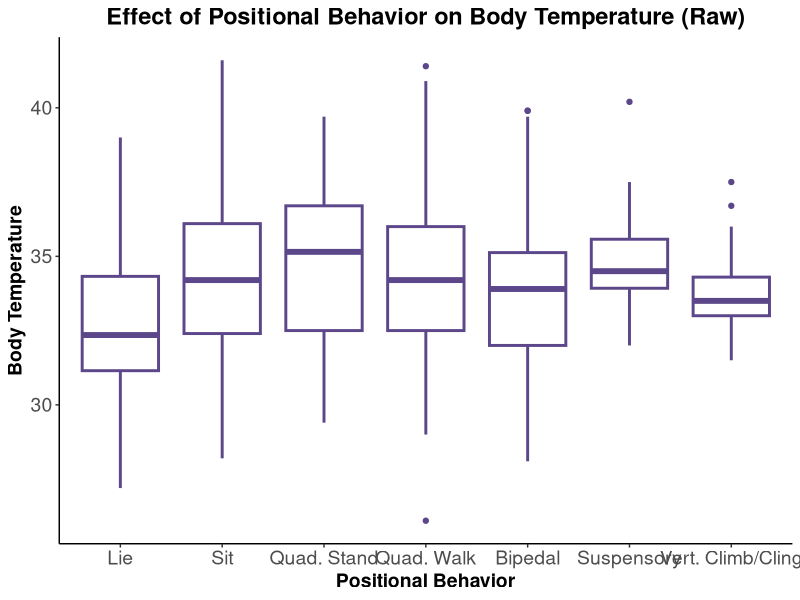
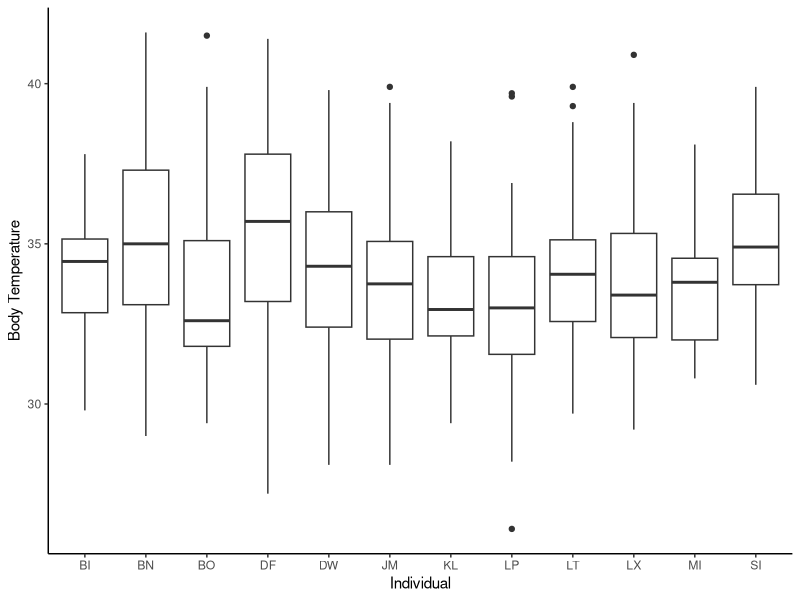
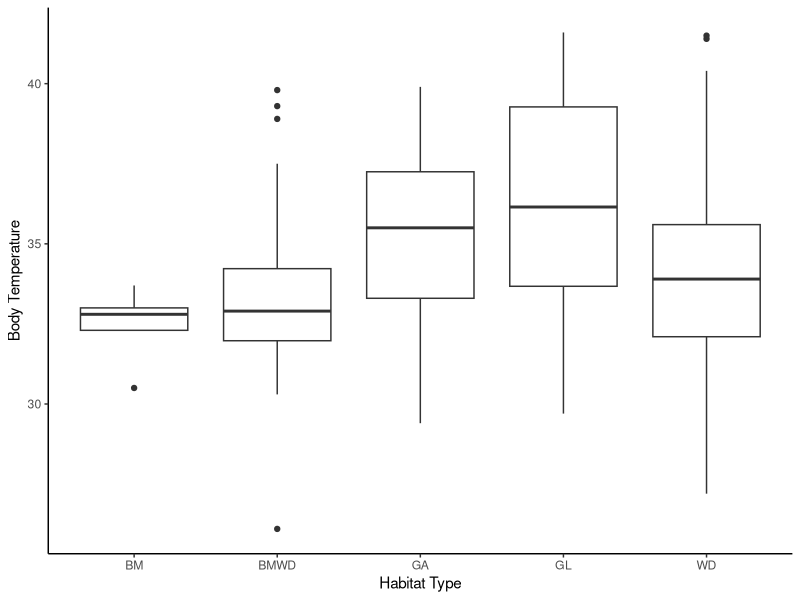
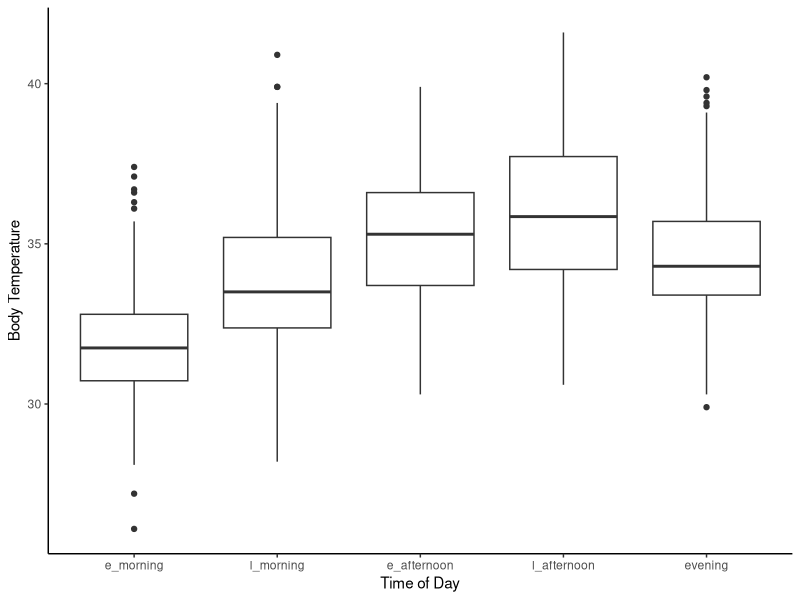
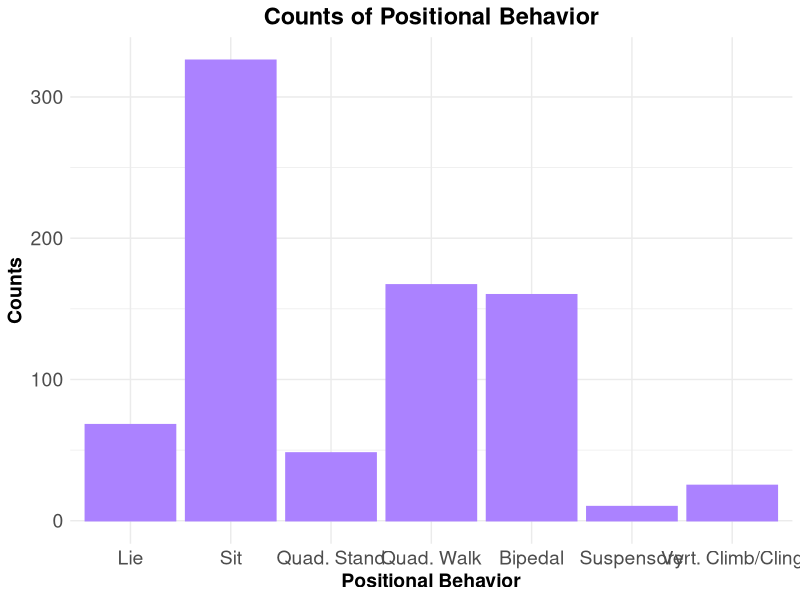
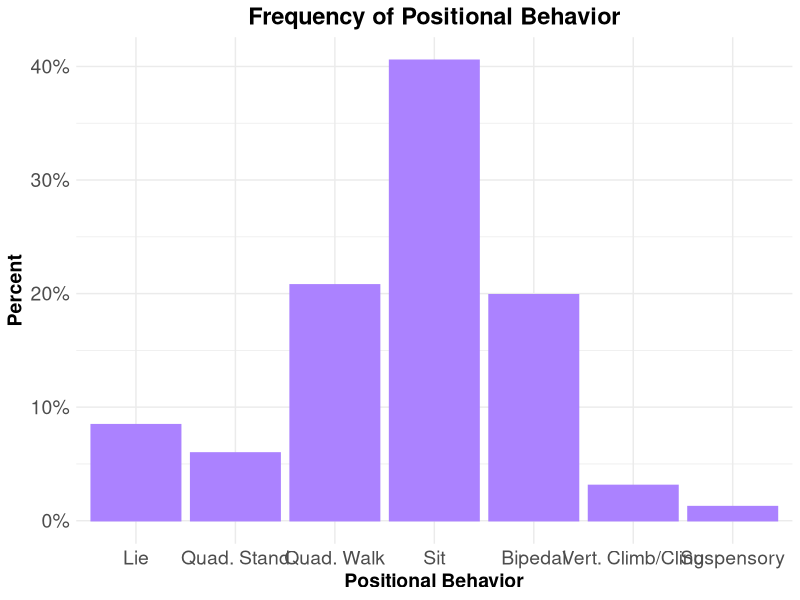
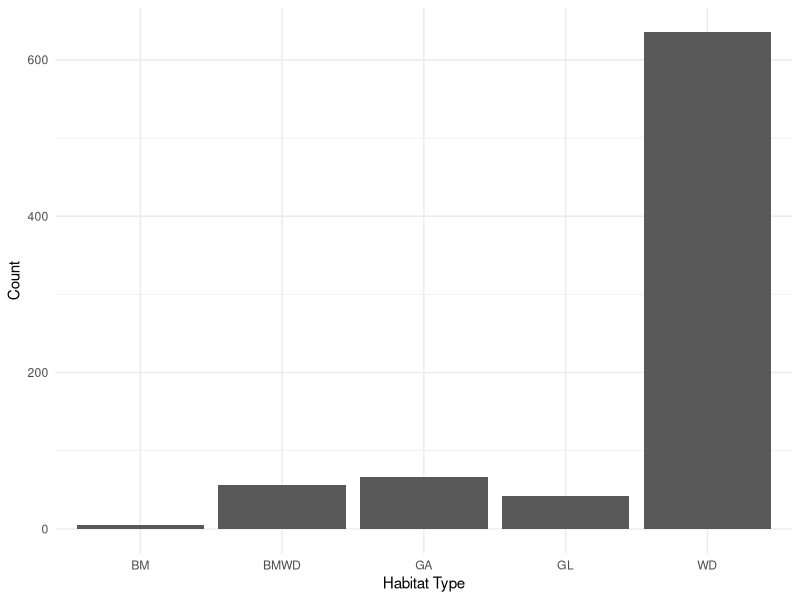
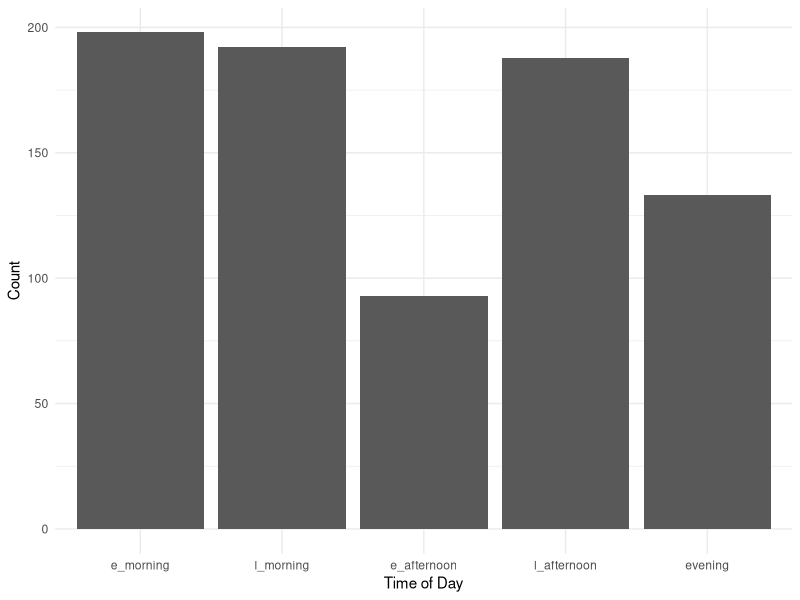

These charts were generated, in order, by the following R code: (Note: this script raises an error after producing the figures.)
# load libraries
library(scales)
library(readr)
library(lubridate)
library(magrittr)
library(ggplot2)
library(car)
library(emmeans)
library(lme4)
library(ggthemes)
library(tidyverse) 
#library(plyr) #HSR note- if you need plyr, need to load it before tidyverse. But dplyr in tidyverse does everything plyr can do and more, so shoudln't need plyr. 

##read in data
prelim_tidy <- read_csv("_data/_tidy/prelim_data_tidycols.csv")
View(prelim_tidy)
nrow(prelim_tidy) #2873 rows

#Omit any missing values:
summary(is.na(prelim_tidy)) #looks like missing lots of therm data

prelim_temp<-na.omit(prelim_tidy)
View(prelim_temp)
nrow(prelim_temp) #810 rows; most rows were removed bc therm data missing. 

prelim_temp$therm_t[prelim_temp$therm_t >= 42] <- NA #remove therm values >42 because likely a temp sensor problem? 6 rows removed.  

prelim_temp<-na.omit(prelim_temp) #remove those rows with NA's
View(prelim_temp)
nrow(prelim_temp) #now 804 rows

#Combine positional behaviors into smaller categories
# suspensory = Cb, Br & QM
#bipedalism = BpS, BpW & Abp
#Sit = St & Sq
#Vertical climb and cling together
prelim_temp$pos_beh[prelim_temp$pos_beh == "Cb"] <- "Su"
prelim_temp$pos_beh[prelim_temp$pos_beh == "Br"] <- "Su"
prelim_temp$pos_beh[prelim_temp$pos_beh == "QM"] <- "Su"
prelim_temp$pos_beh[prelim_temp$pos_beh == "Vci"] <- "VC"
prelim_temp$pos_beh[prelim_temp$pos_beh == "Abp"] <- "Bp"
prelim_temp$pos_beh[prelim_temp$pos_beh == "BpS"] <- "Bp"
prelim_temp$pos_beh[prelim_temp$pos_beh == "BpW"] <- "Bp"
prelim_temp$pos_beh[prelim_temp$pos_beh == "Sq"] <- "St"

############
##re-order levels
prelim_temp$time_od <- factor(prelim_temp$time_od, levels = c("e_morning", "l_morning", "e_afternoon", "l_afternoon", "evening"))
prelim_temp$pos_beh <- factor(prelim_temp$pos_beh, levels = c("QS", "Ly", "St", "QW", "Bp", "Su", "VC"))

## Change to factor and numeric
factor_cols <- c("pos_beh","context", "substrate", "hab_type", "individual")
numeric_cols <- c("sun", "therm_t", "t_lo", "t_hi", "amb_t")

prelim_temp[factor_cols] <- lapply(prelim_temp[factor_cols], as.factor)

prelim_temp[numeric_cols] <- lapply(prelim_temp[numeric_cols], as.numeric)

str(prelim_temp)

##plotting
## Change levels for the plot 
prelim_temp$pos_beh <- factor(prelim_temp$pos_beh, levels = c("Ly","St", "QS", "QW", "Bp", "Su", "VC"))

pb_raw_plot <- ggplot(prelim_temp, aes(pos_beh, therm_t)) +
                  geom_boxplot(fill = "white", colour = "mediumpurple4", size = 1) + 
                  ggtitle("Effect of Positional Behavior on Body Temperature (Raw)") +
                  scale_x_discrete(name = "Positional Behavior", labels = c("Lie", "Sit", 
                                        "Quad. Stand", "Quad. Walk", "Bipedal", 
                                        "Suspensory", "Vert. Climb/Cling")) +
                  scale_y_continuous(name = "Body Temperature") +
                  theme_classic()+
                  theme(axis.text.x=element_text(size=14),
                  axis.text.y=element_text(size=14),
                  axis.title.y=element_text(size=14, face="bold"),
                  axis.title.x=element_text(size=14, face="bold"),
                  plot.title = element_text(hjust = 0.5, size=17, face="bold"))
  
pb_raw_plot

##save plot
ggsave("pb_raw_plot.pdf", width=10, height=6, units="in")

ggsave("pb_raw_plot.png", width=10, height=6, units="in")

#labels = c("Lie", "Sit", "Squat", "Quad. Stand", "Quad. Walk", "Bipedal", "Suspensory", "Vert. Climb/Cling"

ggplot(prelim_temp, aes(individual, therm_t)) +
  geom_boxplot() + 
  labs(x="Individual", y="Body Temperature") +
  theme_classic()

ggplot(prelim_temp, aes(hab_type, therm_t)) +
  geom_boxplot() + 
  labs(x="Habitat Type", y="Body Temperature") +
  theme_classic()

ggplot(prelim_temp, aes(time_od, therm_t)) +
  geom_boxplot() + 
  labs(x="Time of Day", y="Body Temperature") +
  theme_classic()

##counts
counts_pos_beh <- ggplot(prelim_temp, aes(pos_beh))+
                    geom_bar(stat="count", fill = "mediumpurple1", colour = "mediumpurple1") + 
                    ggtitle("Counts of Positional Behavior") +
                    scale_x_discrete(name = "Positional Behavior", 
                    labels = c("Lie", "Sit", "Quad. Stand", "Quad. Walk", 
                              "Bipedal", "Suspensory", "Vert. Climb/Cling")) +
                    scale_y_continuous(name = "Counts") +
                    theme_minimal()+
                    theme(axis.text.x=element_text(size=14),
                    axis.text.y=element_text(size=14),
                    axis.title.y=element_text(size=14, face="bold"),
                    axis.title.x=element_text(size=14, face="bold"),
                    plot.title = element_text(hjust = 0.5, size=17, face="bold"))
counts_pos_beh

##save plot
ggsave("counts_pos_beh.pdf", width=10, height=6, units="in")

ggsave("counts_pos_beh.png", width=10, height=6, units="in")

###Frequency plot of Pos_beh
## Change levels for the plot 
prelim_temp$pos_beh <- factor(prelim_temp$pos_beh, levels = c("Ly", "QS", "QW", "St", "Bp", "VC", "Su"))

freq_pos_beh <- ggplot(prelim_temp, aes(pos_beh)) +
  geom_bar(aes(y = (..count..)/sum(..count..)), bins = 10, 
                 fill = "mediumpurple1", colour = "mediumpurple1") +
  ggtitle("Frequency of Positional Behavior") +
  scale_y_continuous(name = "Percent", labels = percent) +
  scale_x_discrete(name = "Positional Behavior", 
                   labels = c("Lie", "Quad. Stand", "Quad. Walk", "Sit",
                              "Bipedal", "Vert. Climb/Cling", "Suspensory")) +
  theme_minimal() +
  theme(axis.text.x=element_text(size=14),
        axis.text.y=element_text(size=14),
        axis.title.y=element_text(size=14, face="bold"),
        axis.title.x=element_text(size=14, face="bold"),
        plot.title = element_text(hjust = 0.5, size=17, face="bold"))

freq_pos_beh

### save plot ####
ggsave("freq_pos_beh.pdf", width=10, height=6, units="in")

ggsave("freq_pos_beh.png", width=10, height=6, units="in")

#####more count plots #####

ggplot(prelim_temp, aes(hab_type))+
  geom_bar(stat="count") + 
  labs(x="Habitat Type", y="Count")+
  theme_minimal()    ###can I combine bamboo with bamboo woodland?

ggplot(prelim_temp, aes(time_od))+
  geom_bar(stat="count") + 
  labs(x="Time of Day", y="Count")+
  theme_minimal()

ggplot(prelim_temp, aes(individual))+
  geom_bar(stat="count") + 
  labs(x="Individual", y="Count")+
  theme_minimal()

ggplot(prelim_temp, aes(sun))+
  geom_histogram()

ggplot(prelim_temp, aes(amb_t))+
  geom_histogram()

freq_therm_t <- ggplot(prelim_temp, aes(therm_t))+
                  geom_histogram(aes(y = (..count..)/sum(..count..)), bins = 10, 
                      fill = "mediumpurple1", colour = "mediumpurple1")+
                  ggtitle("Range of Chimpanzee Body Temperatures") +
                  scale_y_continuous(name = "Percent", labels = percent)+
                  scale_x_continuous(name = "Chimpanzee Body Temperature")+
                  theme_minimal()+
                  theme(axis.text.x=element_text(size=14),
                      axis.text.y=element_text(size=14),
                      axis.title.y=element_text(size=14, face="bold"),
                      axis.title.x=element_text(size=14, face="bold"),
                      plot.title = element_text(hjust = 0.5, size=17, face="bold"))

freq_therm_t

##save freq_therm_t plot
ggsave("freq_therm_t.pdf", width=10, height=6, units="in")

ggsave("freq_therm_t.png", width=10, height=6, units="in")

###model plotting
library(broom)

m1 <- lmer(therm_t ~ pos_beh + amb_t + sun + date + hab_type +
       (1|individual), data = prelim_temp)
summary(m1)
confint(m1)

##plotting model?
fitted_pb <- ggplot(fortify(m1), aes(pos_beh, therm_t)) +
              stat_summary(fun.data=mean_se, geom="pointrange") +
              stat_summary(aes(y=.fitted), fun.y=mean, geom="line")+
              scale_x_discrete(name = "Positional Behavior", 
                   labels = c("Lie", "Sit", "Quad. Stand", "Quad. Walk", 
                              "Bipedal", "Suspensory", "Vert. Climb/Cling")) +
              scale_y_continuous(name = "Body Temperature") +
              theme_minimal()+
              theme(axis.text.x=element_text(size=14),
                axis.text.y=element_text(size=14),
                axis.title.y=element_text(size=14, face="bold"),
                axis.title.x=element_text(size=14, face="bold"))
fitted_pb

##save plot
ggsave("fitted_pb.pdf", width=10, height=6, units="in")

ggsave("fitted_pb.png", width=10, height=6, units="in")

#predict(m1, preddata)

#m1_res <- tidy(coef(summary(m1)) ) 
#ggplot(m1_res, aes(pos_beh, therm_t)) +
  #geom_point()

ggplot(prelim_temp, aes(pos_beh, therm_t)) + 
  geom_point(size = 3) +
  geom_point(aes(y=predict(m1)), size = 1)


#change levels for the plot
prelim_temp$pos_beh <- factor(prelim_temp$pos_beh, levels = c("Ly","St", "Sq", "QS", "QW", "Bp", "Su", "VC"))

pred_v_obs <- ggplot(prelim_temp, aes(pos_beh, therm_t)) + 
              geom_point(size = 3, colour = "blue") + #shows raw data
              geom_boxplot(colour="blue")+ #shows raw data
              geom_boxplot(aes(y=predict(m1)), size = 1, colour = "red") + #shows model predictions
              scale_x_discrete(name = "Positional Behavior", labels = c("Lie", "Sit", 
                                      "Squat", "Quad. Stand", "Quad. Walk", "Bipedal", 
                                      "Suspensory", "Vert. Climb/Cling")) +
              scale_y_continuous(name = "Body Temperature") +
              theme_classic()

pred_v_obs
#hsr: what this tells me is that the model predictions are pretty close to the raw data. (red and blue boxplots are similar). You can plot just the raw data and see the pattern, if you'd like. 

##save plot for reference
ggsave("pred_v_obs.pdf", width=10, height=6, units="in")

ggsave("pred_v_obs.png", width=10, height=6, units="in")

###################
##change levels back
prelim_temp$pos_beh <- factor(prelim_temp$pos_beh, levels = c("QS", "Ly", "Sq", "St", "QW", "Bp", "Su", "VC"))

##tried another thing and it didn't work...
#newdat <- expand.grid(pos_beh=unique(prelim_temp$pos_beh), 
                      #time_od=unique(prelim_temp$time_od),
                      #sun=c(min(prelim_temp$sun),
                       #     max(prelim_temp$sun)),
                      #date=date(prelim_temp$date),
                      #hab_type=unique(prelim_temp$hab_type))
                      
#ggplot(prelim_temp, aes(x=pos_beh, y=therm_t)) +
 # geom_point(size=3) +
  #geom_line(data=newdat, aes(y=predict(m1, level=0, newdata=newdat), size="Positional Behavior")) +
  #scale_size_manual(name="Predictions", values=c("Positional Behavior"=3)) +
  #theme_classic() 

## Create dataframe to predict over
##attempting to follow tutorial but got too confused....
preddata <- with(prelim_temp, expand.grid(pos_beh = levels(pos_beh), time_od = levels(time_od), sun = c(0,50,100), date = c("2018-06-28", "2018-06-06", "2018-07-16"), hab_type = c("WD", "WG", "GL"), individual = c("DW","JM", "LT")))

factor_cols <- c("pos_beh", "hab_type", "individual")
numeric_cols <- c("sun", "amb_t")

preddata[factor_cols] <- lapply(preddata[factor_cols], as.factor)
preddata[numeric_cols] <- lapply(preddata[numeric_cols], as.numeric)

preddata$date <- as.Date(preddata$date)

str(preddata)

########
mm <- model.matrix(~pos_beh + amb_t + sun + date + hab_type, data=preddata)

###won't work because I don't have 2 or more levels per factor

pframe2 <- data.frame(preddata,eta=mm%*%fixef(m1))
pframe2 <- with(pframe2,data.frame(pframe2,prop=eta))
pvar1 <- diag(mm %*% tcrossprod(vcov(m1),mm))
tvar1 <- pvar1+VarCorr(m1)$individual
pframe2 <- data.frame(
  pframe2
  , plo = pframe2$eta-2*sqrt(pvar1)
  , phi = pframe2$eta+2*sqrt(pvar1)
  , tlo = pframe2$eta-2*sqrt(tvar1)
  , thi = pframe2$eta+2*sqrt(tvar1)
)


#### habitat type plot ####
###combine bamboo and bamboo woodland
prelim_temp$hab_type[prelim_temp$hab_type == "BMWD"] <- "BM"

#reorder levels
prelim_temp$hab_type <- factor(prelim_temp$hab_type, levels = c("WD", "GL", "GA", "BM"))


#plot
counts_hab_type <- ggplot(prelim_temp, aes(hab_type))+
  geom_bar(stat="count", fill = "mediumpurple1", colour = "mediumpurple1") + 
  ggtitle("Counts of Habitat Type") +
  scale_x_discrete(name = "Habitat Type", 
                   labels = c("Woodland", "Grassland", "Gallery Forest", "Bamboo Woodland")) +
  scale_y_continuous(name = "Counts") +
  theme_minimal()+
  theme(axis.text.x=element_text(size=14),
        axis.text.y=element_text(size=14),
        axis.title.y=element_text(size=14, face="bold"),
        axis.title.x=element_text(size=14, face="bold"),
        plot.title = element_text(hjust = 0.5, size=17, face="bold"))

counts_hab_type

##save plot
ggsave("counts_hab_type.pdf", width=10, height=6, units="in")

ggsave("counts_hab_type.png", width=10, height=6, units="in")
